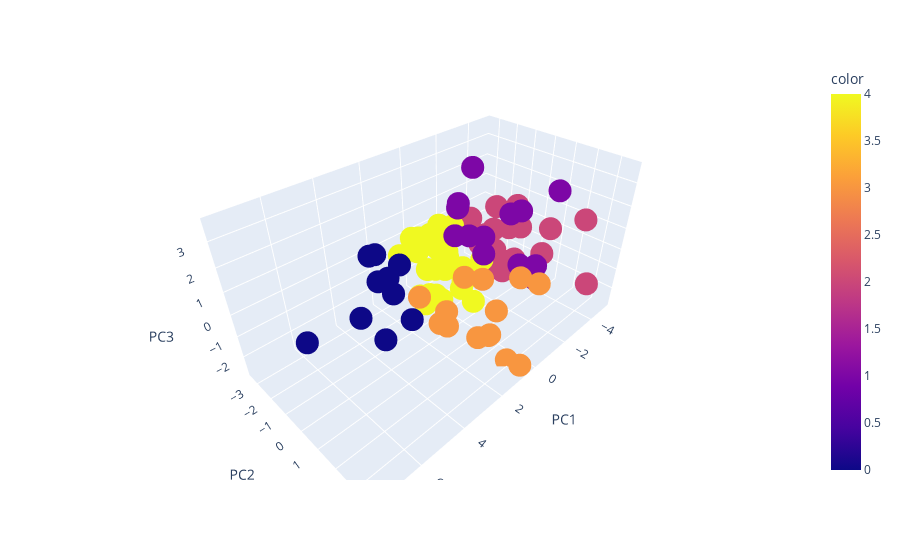

Source (notebook cell):
### Code cell
px.scatter_3d(results.iloc[:,:3], x="PC1", y="PC2", z="PC3", color=labels)
